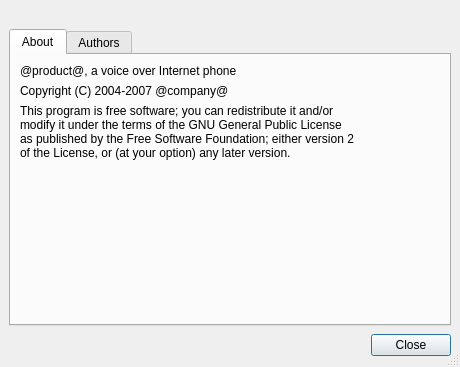
<ui version="4.0" >
 <author></author>
 <comment></comment>
 <exportmacro></exportmacro>
 <class>AboutWindow</class>
 <widget class="QDialog" name="AboutWindow" >
  <property name="geometry" >
   <rect>
    <x>0</x>
    <y>0</y>
    <width>460</width>
    <height>367</height>
   </rect>
  </property>
  <property name="windowTitle" >
   <string>@product@ - About</string>
  </property>
  <property name="sizeGripEnabled" >
   <bool>true</bool>
  </property>
  <layout class="QGridLayout" >
   <property name="margin" >
    <number>9</number>
   </property>
   <property name="spacing" >
    <number>6</number>
   </property>
   <item row="0" column="0" >
    <widget class="QLabel" name="label" >
     <property name="pixmap" >
      <pixmap resource="../../../resources/wengophone.qrc" >:/pics/about_logo.png</pixmap>
     </property>
     <property name="alignment" >
      <set>Qt::AlignHCenter</set>
     </property>
    </widget>
   </item>
   <item row="1" column="0" >
    <widget class="QTabWidget" name="tabWidget" >
     <widget class="QWidget" name="aboutTab" >
      <attribute name="title" >
       <string>About</string>
      </attribute>
      <layout class="QGridLayout" >
       <property name="margin" >
        <number>9</number>
       </property>
       <property name="spacing" >
        <number>6</number>
       </property>
       <item row="4" column="0" >
        <widget class="QLabel" name="versionLabel" >
         <property name="enabled" >
          <bool>false</bool>
         </property>
        </widget>
       </item>
       <item row="3" column="0" >
        <spacer>
         <property name="orientation" >
          <enum>Qt::Vertical</enum>
         </property>
         <property name="sizeHint" >
          <size>
           <width>20</width>
           <height>40</height>
          </size>
         </property>
        </spacer>
       </item>
       <item row="0" column="0" >
        <widget class="QLabel" name="descriptionLabel" >
         <property name="text" >
          <string>@product@, a voice over Internet phone</string>
         </property>
        </widget>
       </item>
       <item row="1" column="0" >
        <widget class="QLabel" name="copyrightLabel" >
         <property name="text" >
          <string>Copyright (C) 2004-2007 @company@</string>
         </property>
        </widget>
       </item>
       <item row="2" column="0" >
        <widget class="QLabel" name="licenseLabel" >
         <property name="text" >
          <string>This program is free software; you can redistribute it and/or
modify it under the terms of the GNU General Public License
as published by the Free Software Foundation; either version 2
of the License, or (at your option) any later version.</string>
         </property>
        </widget>
       </item>
      </layout>
     </widget>
     <widget class="QWidget" name="authorsTab" >
      <attribute name="title" >
       <string>Authors</string>
      </attribute>
      <layout class="QGridLayout" >
       <property name="margin" >
        <number>9</number>
       </property>
       <property name="spacing" >
        <number>6</number>
       </property>
       <item row="0" column="0" >
        <widget class="QTextEdit" name="authorsTextEdit" >
         <property name="readOnly" >
          <bool>true</bool>
         </property>
        </widget>
       </item>
      </layout>
     </widget>
    </widget>
   </item>
   <item row="2" column="0" >
    <layout class="QHBoxLayout" >
     <property name="margin" >
      <number>0</number>
     </property>
     <property name="spacing" >
      <number>6</number>
     </property>
     <item>
      <widget class="QLabel" name="wengoPhoneBuildIdStringLabel" >
       <property name="enabled" >
        <bool>false</bool>
       </property>
      </widget>
     </item>
     <item>
      <spacer>
       <property name="orientation" >
        <enum>Qt::Horizontal</enum>
       </property>
       <property name="sizeHint" >
        <size>
         <width>301</width>
         <height>26</height>
        </size>
       </property>
      </spacer>
     </item>
     <item>
      <widget class="QPushButton" name="closeButton" >
       <property name="text" >
        <string>Close</string>
       </property>
      </widget>
     </item>
    </layout>
   </item>
  </layout>
 </widget>
 <pixmapfunction></pixmapfunction>
 <tabstops>
  <tabstop>tabWidget</tabstop>
  <tabstop>closeButton</tabstop>
  <tabstop>authorsTextEdit</tabstop>
 </tabstops>
 <resources>
  <include location="../../../resources/wengophone.qrc" />
 </resources>
 <connections>
  <connection>
   <sender>closeButton</sender>
   <signal>clicked()</signal>
   <receiver>AboutWindow</receiver>
   <slot>reject()</slot>
   <hints>
    <hint type="sourcelabel" >
     <x>453</x>
     <y>498</y>
    </hint>
    <hint type="destinationlabel" >
     <x>212</x>
     <y>262</y>
    </hint>
   </hints>
  </connection>
 </connections>
</ui>
